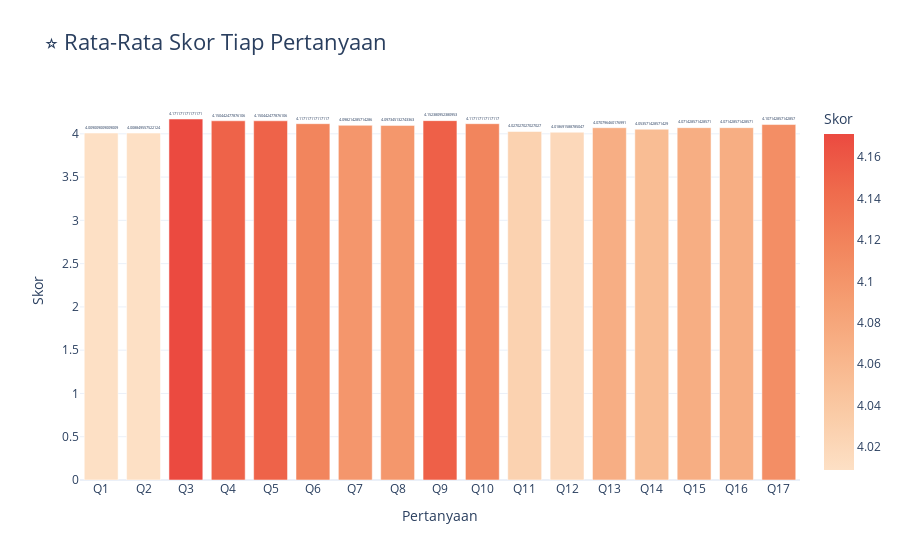

Write notebook code for a chart like this one.
### Markdown cell above
## 5. RATA-RATA SKOR TIAP PERTANYAAN

### Code cell
import pandas as pd
import plotly.express as px

# Aktifkan mode aman Pandas (hindari warning replace)
pd.set_option('future.no_silent_downcasting', True)

# Mapping skala ke angka
mapping = {
    "SS": 5,
    "S": 4,
    "CS": 4,
    "N": 3,
    "TS": 2,
    "STS": 1
}

# Replace nilai → angka + aman dari error
df_numeric = (
    df[question_cols]
    .replace(mapping)                # ubah teks ke angka
    .infer_objects(copy=False)       # hindari warning
    .apply(pd.to_numeric, errors="coerce")   # jika ada nilai aneh → NaN
)

# Hitung rata-rata tiap kolom
mean_scores = df_numeric.mean(axis=0).reset_index()
mean_scores.columns = ["Pertanyaan", "Skor"]

# Buat grafik
fig_mean = px.bar(
    mean_scores,
    x="Pertanyaan",
    y="Skor",
    text="Skor",
    title="⭐ Rata-Rata Skor Tiap Pertanyaan",
    color="Skor",
    color_continuous_scale="Peach"
)

fig_mean.update_traces(textposition="outside")
fig_mean.update_layout(title_font_size=22)
fig_mean.show()

### Figure 1 — Plotly figure (JSON) as saved in the notebook; plotly's stock layout.template omitted (floating-point values rounded to 4 significant figures)
{"data": [{"hovertemplate": "Pertanyaan=%{x}<br>Skor=%{marker.color}<extra></extra>", "legendgroup": "", "marker": {"color": [4.009, 4.009, 4.171, 4.15, 4.15, 4.117, 4.098, 4.097, 4.152, 4.117, 4.027, 4.019, 4.071, 4.054, 4.071, 4.071, 4.107], "coloraxis": "coloraxis", "pattern": {"shape": ""}}, "name": "", "orientation": "v", "showlegend": false, "text": [4.009, 4.009, 4.171, 4.15, 4.15, 4.117, 4.098, 4.097, 4.152, 4.117, 4.027, 4.019, 4.071, 4.054, 4.071, 4.071, 4.107], "textposition": "outside", "type": "bar", "x": ["Q1", "Q2", "Q3", "Q4", "Q5", "Q6", "Q7", "Q8", "Q9", "Q10", "Q11", "Q12", "Q13", "Q14", "Q15", "Q16", "Q17"], "xaxis": "x", "y": [4.009, 4.009, 4.171, 4.15, 4.15, 4.117, 4.098, 4.097, 4.152, 4.117, 4.027, 4.019, 4.071, 4.054, 4.071, 4.071, 4.107], "yaxis": "y"}], "layout": {"barmode": "relative", "coloraxis": {"colorbar": {"title": {"text": "Skor"}}, "colorscale": [[0, "rgb(253, 224, 197)"], [0.1667, "rgb(250, 203, 166)"], [0.3333, "rgb(248, 181, 139)"], [0.5, "rgb(245, 158, 114)"], [0.6667, "rgb(242, 133, 93)"], [0.8333, "rgb(239, 106, 76)"], [1, "rgb(235, 74, 64)"]]}, "legend": {"tracegroupgap": 0}, "title": {"font": {"size": 22}, "text": "⭐ Rata-Rata Skor Tiap Pertanyaan"}, "xaxis": {"anchor": "y", "domain": [0, 1], "title": {"text": "Pertanyaan"}}, "yaxis": {"anchor": "x", "domain": [0, 1], "title": {"text": "Skor"}}}}
